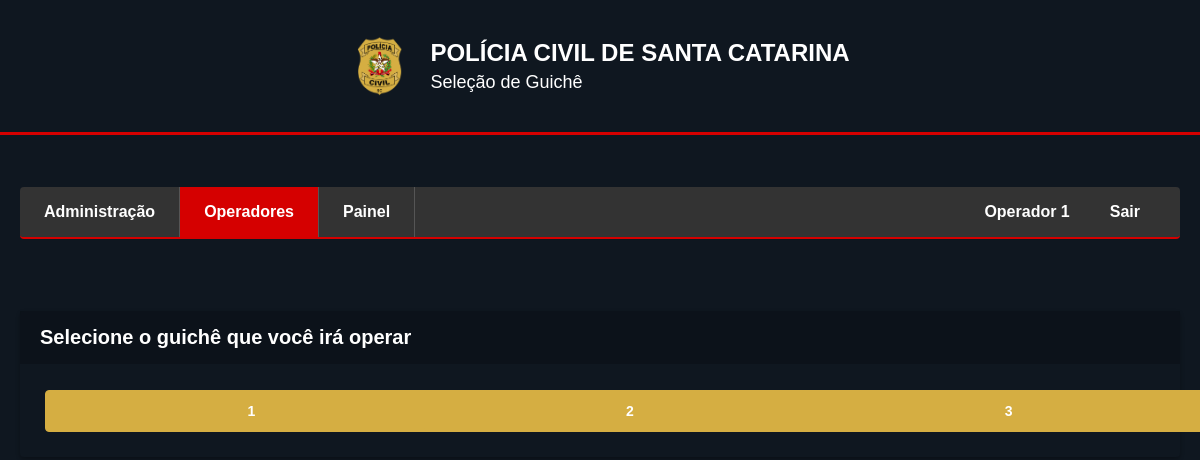
Page /operador/selecionar_guiche.php (signed in) on the committed database.
### tables this page shows
CREATE TABLE IF NOT EXISTS `guiches` (
  `id` int NOT NULL AUTO_INCREMENT,
  `nome` varchar(100) NOT NULL,
  `status` tinyint(1) DEFAULT '1',
  PRIMARY KEY (`id`)
);

### operador/selecionar_guiche.php (the view, shortened to what this page needs)
<?php
include '../includes/conexao_db.php';
$sql = "SELECT * FROM guiches WHERE status = 1 ORDER BY id";
$result = $conn->query($sql);
?>
<!DOCTYPE html>
<html lang="pt-br">
<head>
    <link href="../assets/css/estilo.css" rel="stylesheet">
</head>
<body>
    <div class="header">
        <div class="container">
            <div class="header-content">
                <img src="../logo-pcsc.png" alt="Logo PCSC" class="logo-pcsc">
                <div>
                    <h1 class="header-title">POLÍCIA CIVIL DE SANTA CATARINA</h1>
                    <p class="header-subtitle">Seleção de Guichê</p>
                </div>
            </div>
        </div>
    </div>
    <?php include '../includes/menu_navegacao.php'; ?>
    <div class="container">
        <div class="card">
            <div class="card-header">
                <h2 class="card-title">Selecione o guichê que você irá operar</h2>
            </div>
            <div class="card-content">
                <?php if ($result->num_rows > 0): ?>
                    <div class="grid">
                        <?php while($row = $result->fetch_assoc()): ?>
                            <div>
                                <a href="index.php?guiche=<?php echo $row['id']; ?>" class="btn btn-primary w-100"><?php echo $row['nome']; ?></a>
                            </div>
                        <?php endwhile; ?>
                    </div>
                <?php else: ?>
                    <div class="alert alert-warning">
                        <p>Nenhum guichê ativo encontrado. Por favor, contate o administrador.</p>
                    </div>
                <?php endif; ?>
            </div>
        </div>
    </div>
</body>
</html>

### rows in the picture
guiches: nome "1"
guiches: nome "2"
guiches: nome "3"

### other values in the picture
$_SESSION['usuario_nome'] "Operador 1"
